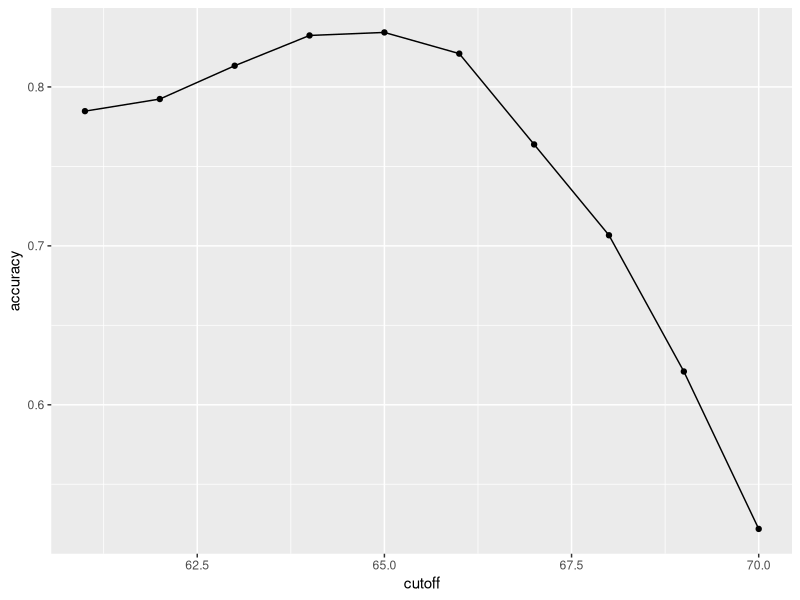
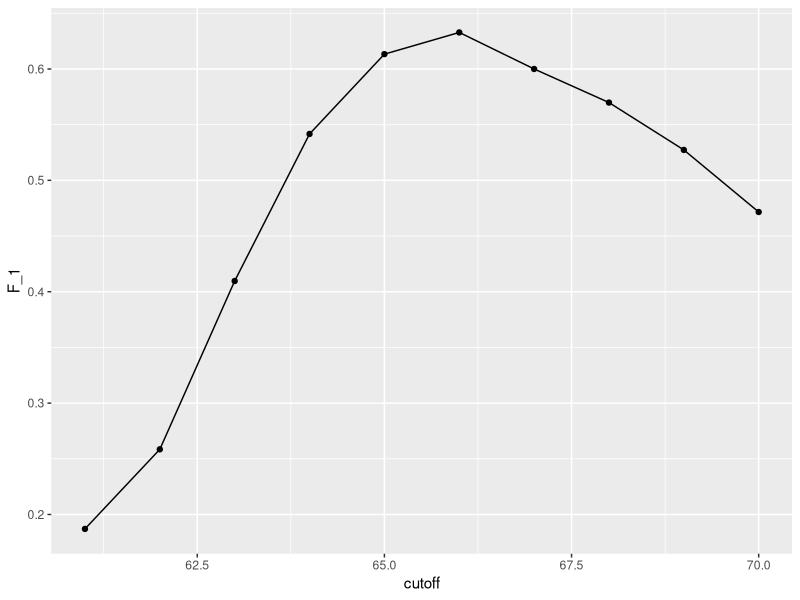
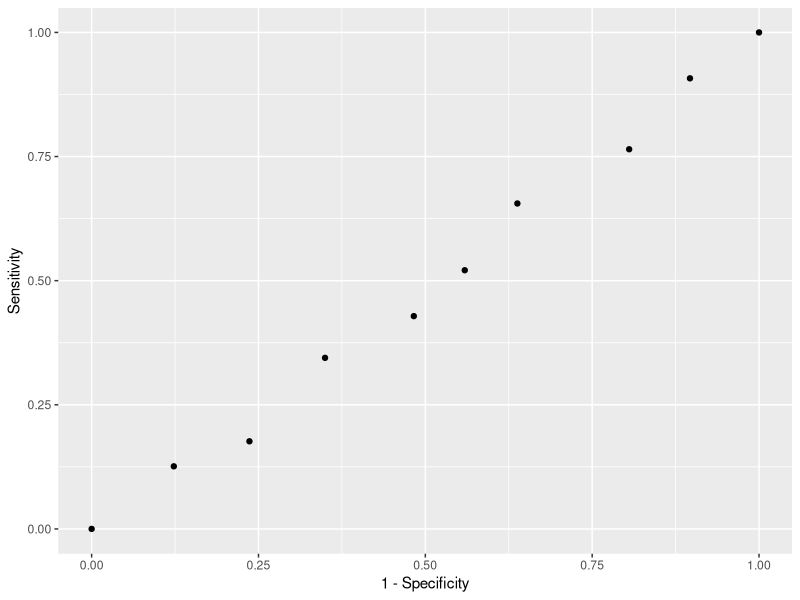
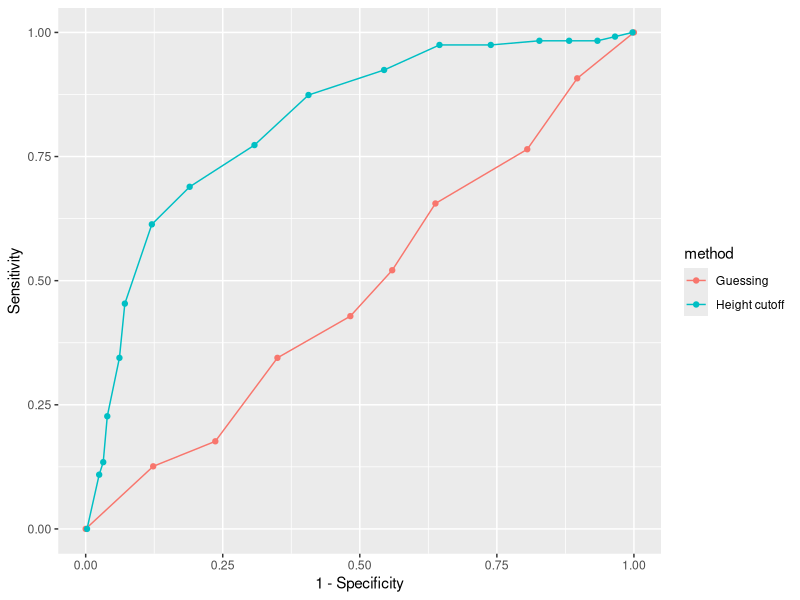
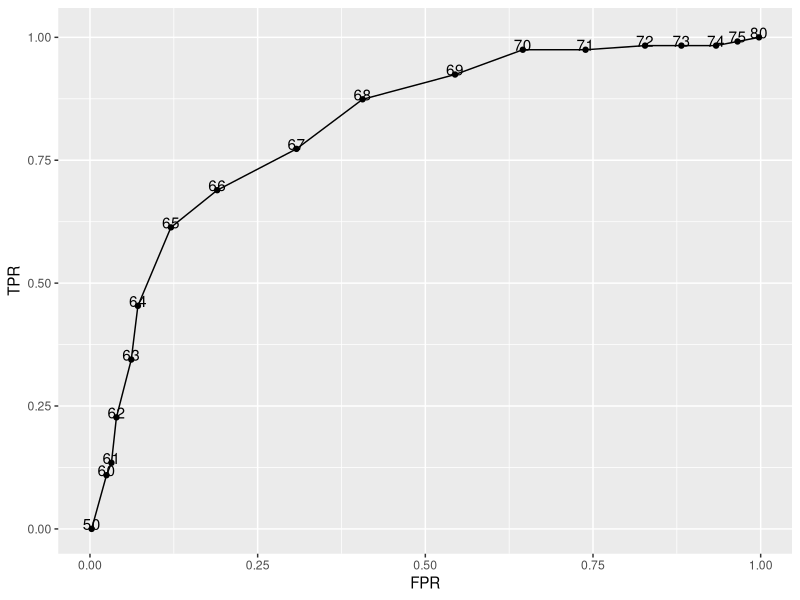
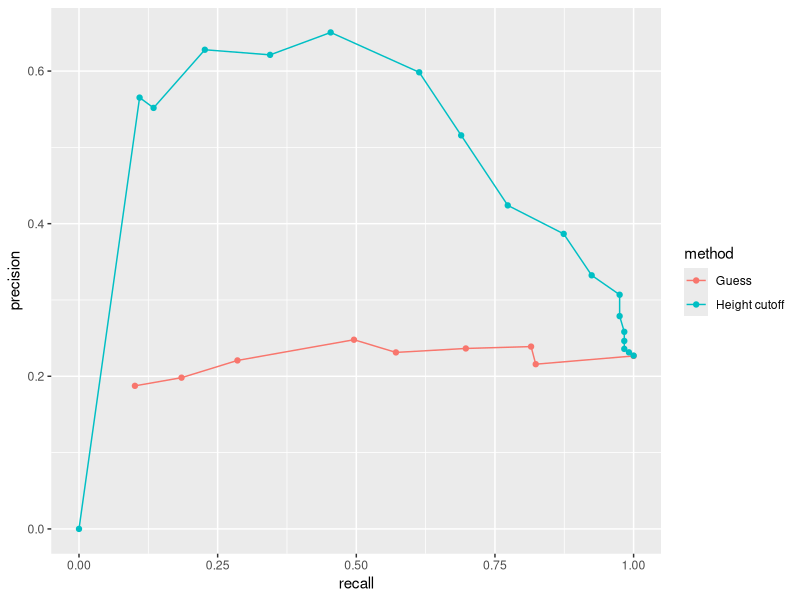
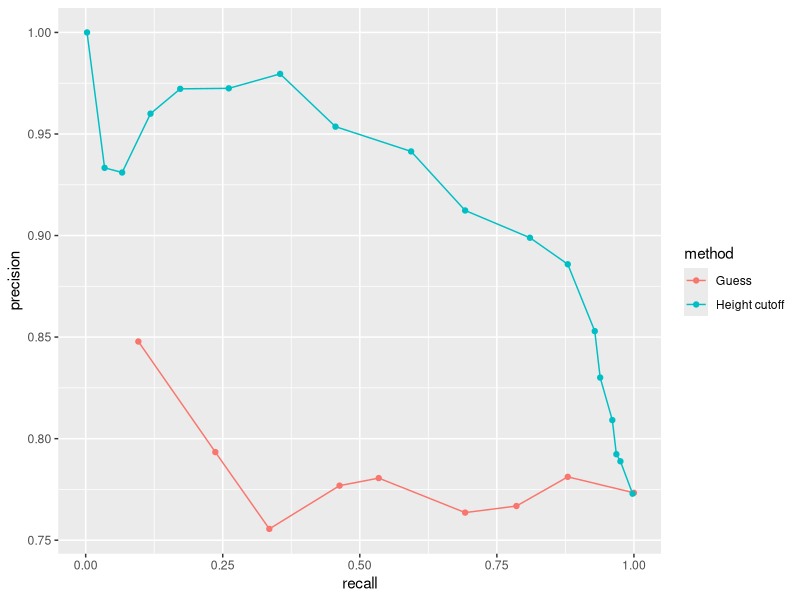

These figures' R source, in order:
# HarvardX: PH125.8x
# Data Science: Machine Learning
# R code from course videos

# Machine Learning Basics

## Basics of Evaluating Machine Learning Algorithms Comprehension Check

### Caret package, training and test sets, and overall accuracy

library(dplyr)
library(tidyverse)
library(caret)
library(dslabs)

data(heights)

y <- heights$sex
x <- heights$height

set.seed(2)
test_index <- createDataPartition(y, times = 1, p = 0.5, list = FALSE)

test_set <- heights[test_index, ]
train_set <- heights[-test_index, ]

y_hat <- sample(c("Male", "Female"),length(test_index), replace = TRUE)

y_hat <- sample(c("Male", "Female"), length(test_index), replace = TRUE) %>% 
     factor(levels = levels(test_set$sex))

mean(y_hat == test_set$sex)

heights %>% group_by(sex) %>% summarize(mean(height), sd(height))

y_hat <- ifelse(x > 62, "Male", "Female") %>% factor(levels = levels(test_set$sex))

# x > mean(height of Male)-sd(height of Male)
# x > 62
mean(y == y_hat)

cutoff <- seq(61, 70)
accuracy <- map_dbl(cutoff, function(x){
     y_hat <- ifelse(train_set$height > x, "Male", "Female") %>% 
          factor(levels = levels(test_set$sex))
     mean(y_hat == train_set$sex)
})

data.frame(cutoff, accuracy) %>% 
     ggplot(aes(cutoff, accuracy)) + 
     geom_point() + 
     geom_line() 

max(accuracy)

best_cutoff <- cutoff[which.max(accuracy)]
best_cutoff

y_hat <- ifelse(test_set$height > best_cutoff, "Male", "Female") %>% 
     factor(levels = levels(test_set$sex))
y_hat <- factor(y_hat)
mean(y_hat == test_set$sex)


##########################################################################################################
### Confusion Matrix

table(predicted = y_hat, actual = test_set$sex)

test_set %>% 
     mutate(y_hat = y_hat) %>%
     group_by(sex) %>% 
     summarize(accuracy = mean(y_hat == sex))

prev <- mean(y == "Male")
prev

mat <- matrix(c("True positives (TP)", "False negatives (FN)", 
                "False positives (FP)", "True negatives (TN)"), 2, 2)
colnames(mat) <- c("Actually Positive", "Actually Negative")
rownames(mat) <- c("Predicted positve", "Predicted negative")
as.data.frame(mat) %>% knitr::kable()

confusionMatrix(data = y_hat, reference = test_set$sex)

### Balanced accuracy and F1 score

cutoff <- seq(61, 70)
F_1 <- map_dbl(cutoff, function(x){
     y_hat <- ifelse(train_set$height > x, "Male", "Female") %>% 
          factor(levels = levels(test_set$sex))
     F_meas(data = y_hat, reference = factor(train_set$sex))
})

data.frame(cutoff, F_1) %>% 
     ggplot(aes(cutoff, F_1)) + 
     geom_point() + 
     geom_line()

max(F_1)

best_cutoff <- cutoff[which.max(F_1)]
best_cutoff

y_hat <- ifelse(test_set$height > best_cutoff, "Male", "Female") %>% 
     factor(levels = levels(test_set$sex))
confusionMatrix(data = y_hat, reference = test_set$sex)

### Prevalence matters in practice

### ROC and precision-recall curves

p <- 0.9
y_hat <- sample(c("Male", "Female"), length(test_index), replace = TRUE, prob=c(p, 1-p)) %>% 
     factor(levels = levels(test_set$sex))
mean(y_hat == test_set$sex)

probs <- seq(0, 1, length.out = 10)
guessing <- map_df(probs, function(p){
     y_hat <- 
          sample(c("Male", "Female"), length(test_index), replace = TRUE, prob=c(p, 1-p)) %>% 
          factor(levels = c("Female", "Male"))
     list(method = "Guessing",
          FPR = 1 - specificity(y_hat, test_set$sex),
          TPR = sensitivity(y_hat, test_set$sex))
})
guessing %>% qplot(FPR, TPR, data =., xlab = "1 - Specificity", ylab = "Sensitivity")

cutoffs <- c(50, seq(60, 75), 80)
height_cutoff <- map_df(cutoffs, function(x){
     y_hat <- ifelse(test_set$height > x, "Male", "Female") %>% 
          factor(levels = c("Female", "Male"))
     list(method = "Height cutoff",
          FPR = 1-specificity(y_hat, test_set$sex),
          TPR = sensitivity(y_hat, test_set$sex))
})
bind_rows(guessing, height_cutoff) %>%
     ggplot(aes(FPR, TPR, color = method)) +
     geom_line() +
     geom_point() +
     xlab("1 - Specificity") +
     ylab("Sensitivity")

map_df(cutoffs, function(x){
     y_hat <- ifelse(test_set$height > x, "Male", "Female") %>% 
          factor(levels = c("Female", "Male"))
     list(method = "Height cutoff",
          cutoff = x, 
          FPR = 1-specificity(y_hat, test_set$sex),
          TPR = sensitivity(y_hat, test_set$sex))
}) %>%
     ggplot(aes(FPR, TPR, label = cutoff)) +
     geom_line() +
     geom_point() +
     geom_text(nudge_y = 0.01)

guessing <- map_df(probs, function(p){
     y_hat <- sample(c("Male", "Female"), length(test_index), 
                     replace = TRUE, prob=c(p, 1-p)) %>% 
          factor(levels = c("Female", "Male"))
     list(method = "Guess",
          recall = sensitivity(y_hat, test_set$sex),
          precision = precision(y_hat, test_set$sex))
})
height_cutoff <- map_df(cutoffs, function(x){
     y_hat <- ifelse(test_set$height > x, "Male", "Female") %>% 
          factor(levels = c("Female", "Male"))
     list(method = "Height cutoff",
          recall = sensitivity(y_hat, test_set$sex),
          precision = precision(y_hat, test_set$sex))
})
bind_rows(guessing, height_cutoff) %>%
     ggplot(aes(recall, precision, color = method)) +
     geom_line() +
     geom_point()

guessing <- map_df(probs, function(p){
     y_hat <- sample(c("Male", "Female"), length(test_index), replace = TRUE, 
                     prob=c(p, 1-p)) %>% 
          factor(levels = c("Male", "Female"))
     list(method = "Guess",
          recall = sensitivity(y_hat, relevel(test_set$sex, "Male", "Female")),
          precision = precision(y_hat, relevel(test_set$sex, "Male", "Female")))
})
height_cutoff <- map_df(cutoffs, function(x){
     y_hat <- ifelse(test_set$height > x, "Male", "Female") %>% 
          factor(levels = c("Male", "Female"))
     list(method = "Height cutoff",
          recall = sensitivity(y_hat, relevel(test_set$sex, "Male", "Female")),
          precision = precision(y_hat, relevel(test_set$sex, "Male", "Female")))
})
bind_rows(guessing, height_cutoff) %>%
     ggplot(aes(recall, precision, color = method)) +
     geom_line() +
     geom_point()
